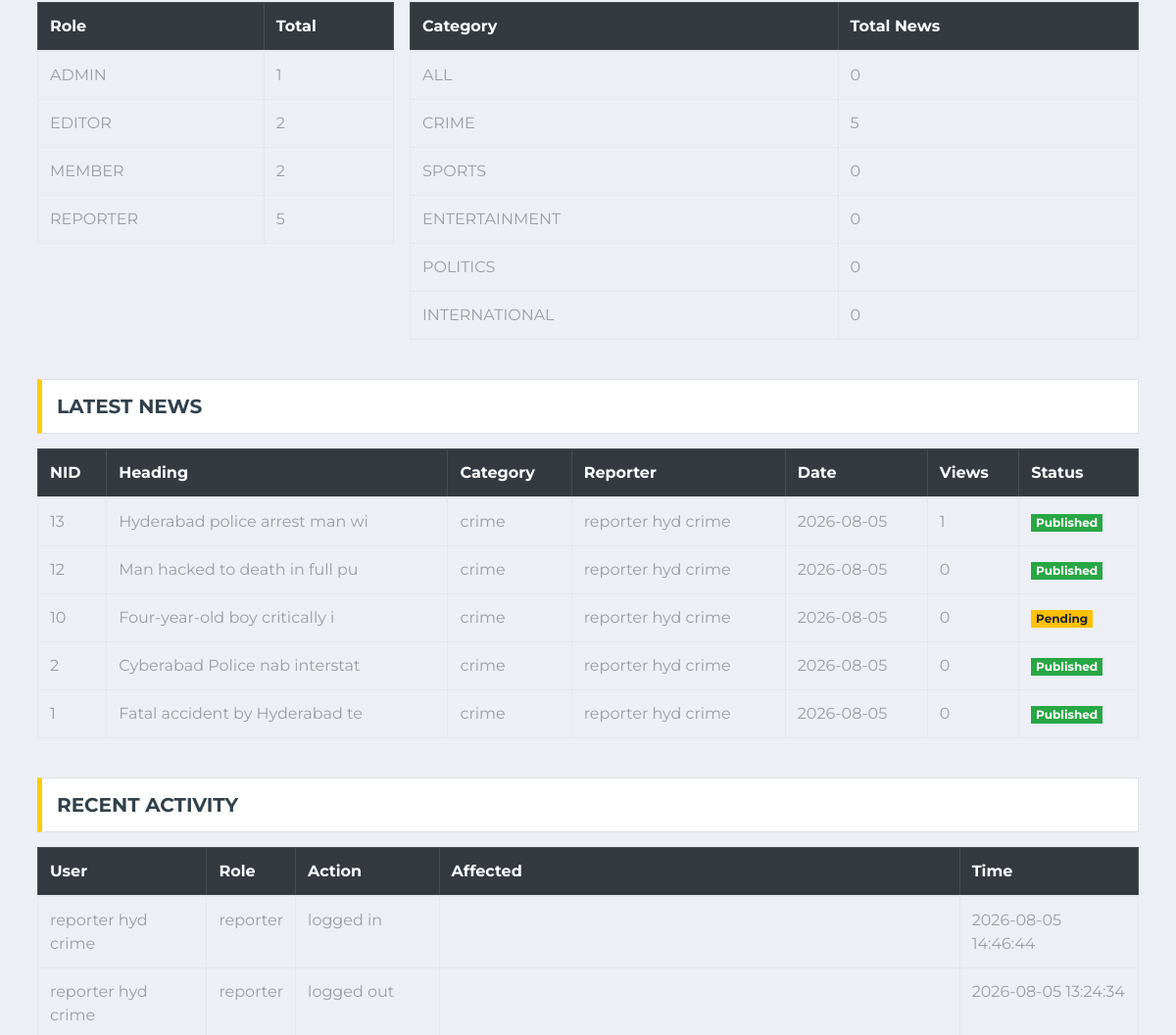
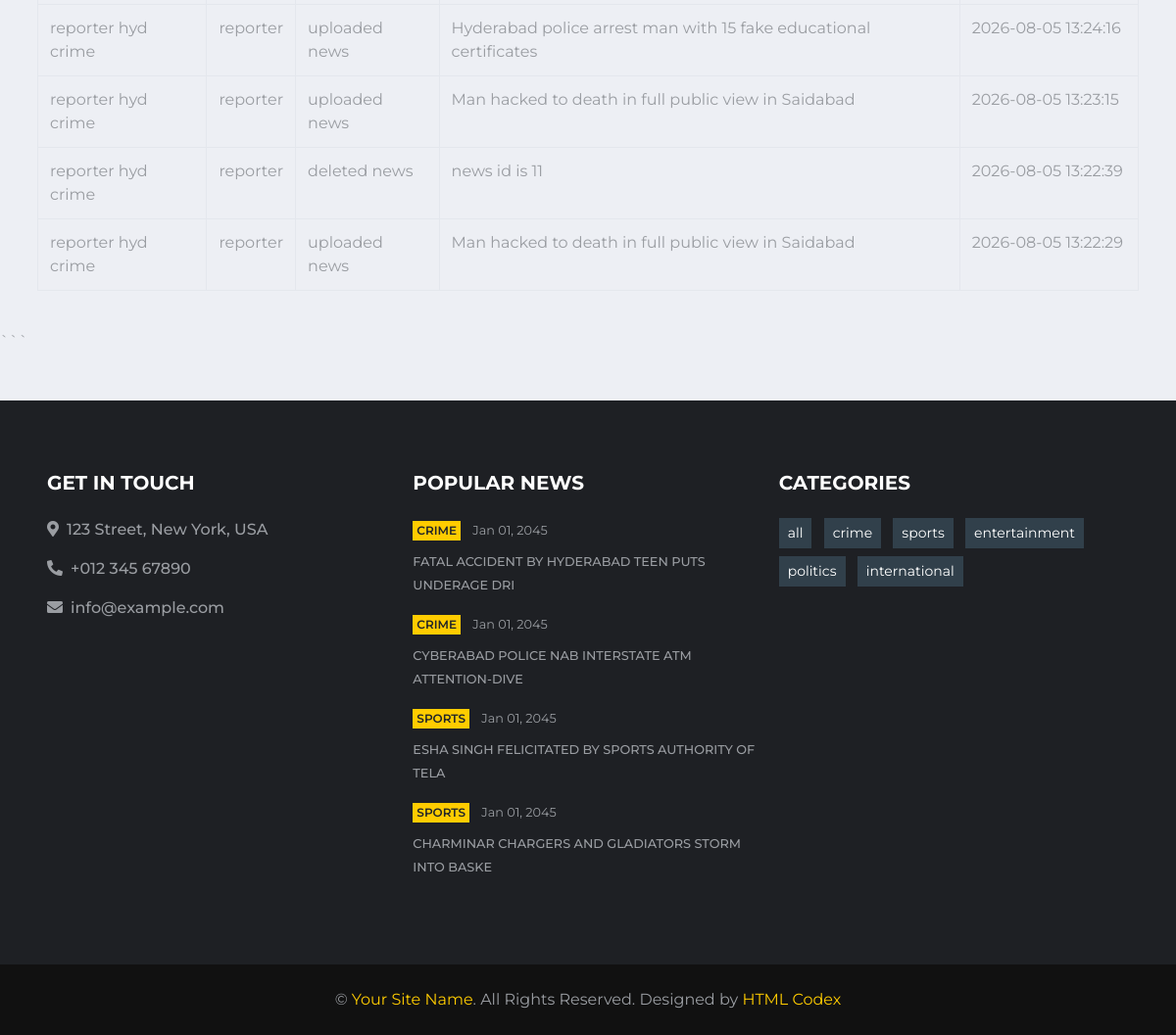
/db.php?dash (signed in, lower part), run on an earlier commit of the app's database (2 pictures, top to bottom).
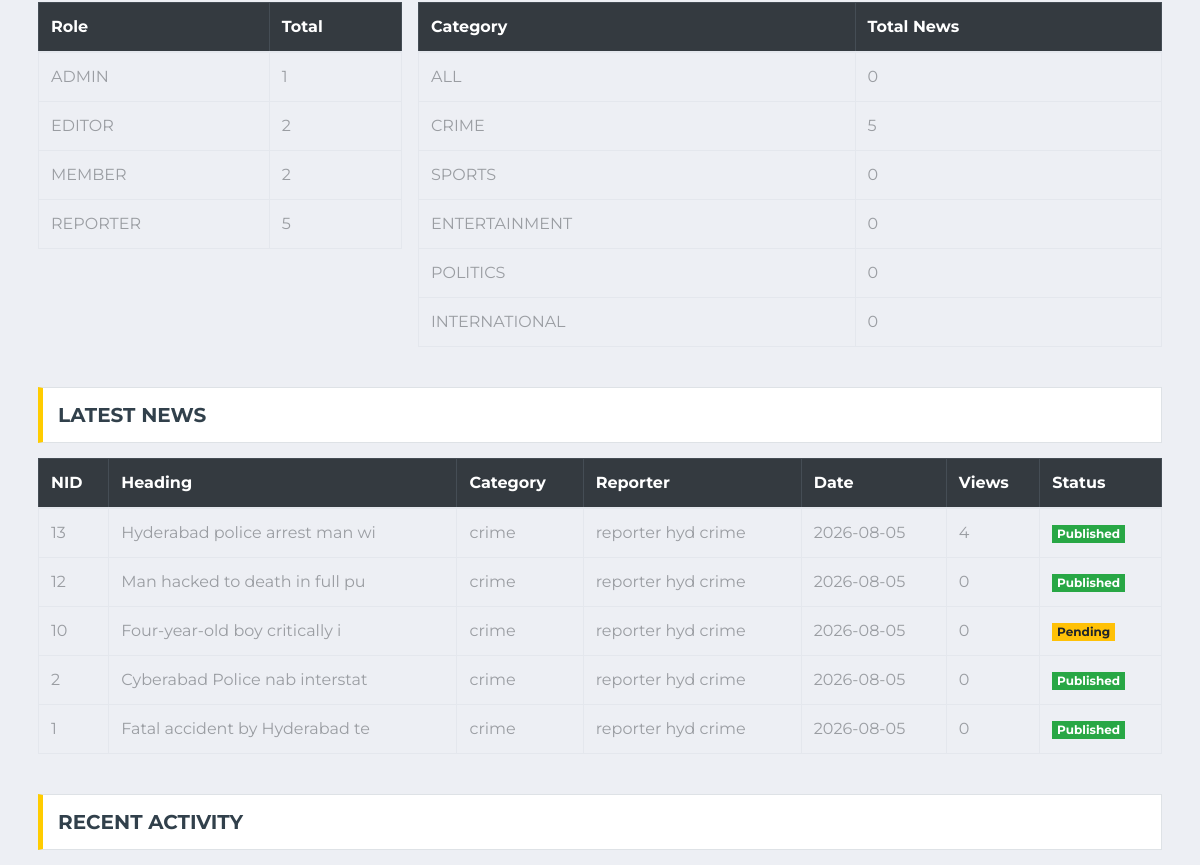
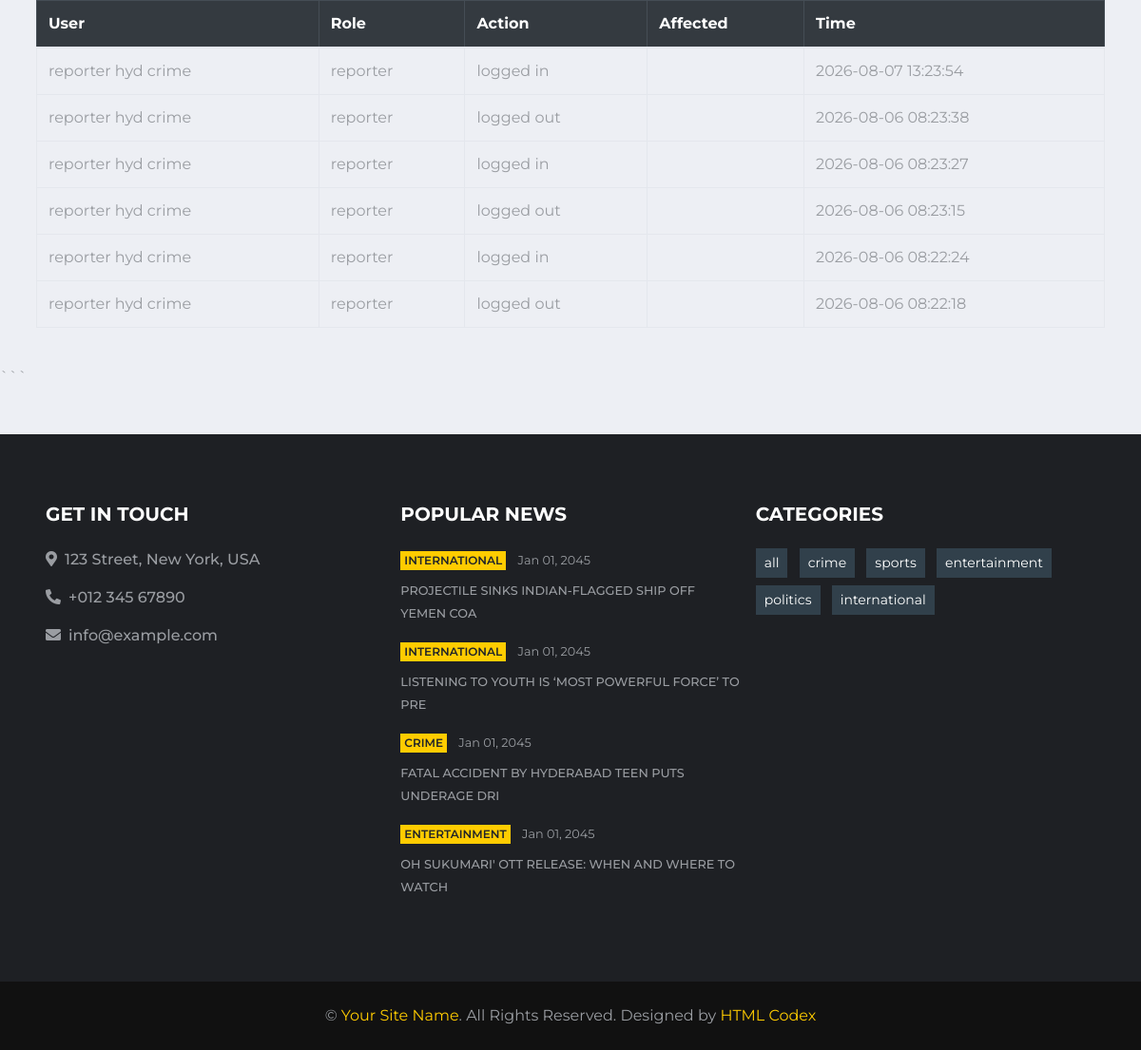
And on a later commit of the database (2 pictures, top to bottom).
### tables this page shows
CREATE TABLE `news_table` (
  `nid` int(5) NOT NULL,
  `heading` varchar(50) NOT NULL,
  `n_category_id` int(5) NOT NULL,
  `n_location_id` int(5) NOT NULL,
  `description` varchar(5000) NOT NULL,
  `reporter_id` int(5) NOT NULL,
  `news_image` varchar(50) NOT NULL,
  `posted_date` date NOT NULL DEFAULT current_timestamp(),
  `views` int(5) NOT NULL,
  `is_delete` int(5) NOT NULL DEFAULT 0,
  `is_publish` int(5) NOT NULL DEFAULT 0,
  `is_breaking` int(5) NOT NULL DEFAULT 0
);

CREATE TABLE `category` (
  `cat_id` int(5) NOT NULL,
  `category` text NOT NULL
);

CREATE TABLE `user_details` (
  `uid` int(5) NOT NULL,
  `name` text NOT NULL,
  `mobile` varchar(10) NOT NULL,
  `email` varchar(50) NOT NULL,
  `password` varchar(10) NOT NULL,
  `role` text NOT NULL,
  `photo` varchar(50) NOT NULL,
  `cat_id` int(5) NOT NULL,
  `loc_id` int(5) NOT NULL,
  `is_verified` int(5) NOT NULL DEFAULT 0,
  `is_deleted` int(5) NOT NULL DEFAULT 0
);

CREATE TABLE `activity_log` (
  `log_id` int(5) NOT NULL,
  `uid` int(5) NOT NULL,
  `role` text NOT NULL,
  `action` varchar(100) NOT NULL,
  `affected` varchar(100) NOT NULL,
  `is_open` int(5) NOT NULL DEFAULT 0,
  `time` datetime NOT NULL DEFAULT current_timestamp()
);

### dashboard.php (the view, shortened to what the changed rows need)
<?php
$role=$_SESSION['role'];
 if($role=='admin')
    {
        include "admin_header.php";
    }
    elseif($role=='editor')
        {
           include "editor_header.php";
        }
        elseif($role=='reporter')
        {
            include "reporter_header.php";
        }
        elseif($role=='member')
        {
            include "member_header.php";
        }
$uid=$_SESSION['uid'];
$sql7 = "select role,count(*) as total from user_details where is_deleted=0 group by role";
$result7 = mysqli_query($conn, $sql7);
if($role=='admin')
{
    $sql8 = "select news_table.*,category.category,user_details.name
    from news_table
    INNER JOIN category ON news_table.n_category_id=category.cat_id
    INNER JOIN user_details ON news_table.reporter_id=user_details.uid
    where news_table.is_delete=0
    order by news_table.nid desc
    limit 5";
    $result8 = mysqli_query($conn, $sql8);
}
elseif($role=='reporter')
{
    $sql8 = "select news_table.*,category.category,user_details.name
    from news_table
    INNER JOIN category ON news_table.n_category_id=category.cat_id
    INNER JOIN user_details ON news_table.reporter_id=user_details.uid
    where news_table.is_delete=0 and news_table.reporter_id='$uid'
    order by news_table.nid desc
    limit 5";
    $result8 = mysqli_query($conn, $sql8);
}
if($role=='admin')
{
    $sql9 = "select activity_log.*,user_details.name
    from activity_log
    LEFT JOIN user_details ON activity_log.uid=user_details.uid
    order by activity_log.log_id desc
    limit 6";
    $result9 = mysqli_query($conn, $sql9);
}
elseif($role=='member' || $role=='reporter' || $role=='editor')
{
    $sql9 = "select activity_log.*,user_details.name
    from activity_log
    LEFT JOIN user_details ON activity_log.uid=user_details.uid where activity_log.uid='$uid'
    order by activity_log.log_id desc
    limit 6";
    $result9 = mysqli_query($conn, $sql9);
}
if($role=='admin')
{
    $sql10 = "select category.category,count(news_table.nid) as total
    from category
    LEFT JOIN news_table ON news_table.n_category_id=category.cat_id
    and news_table.is_delete=0
    group by category.cat_id";
    $result10 = mysqli_query($conn, $sql10);
}
elseif($role=='reporter')
{
    $sql10 = "select category.category,count(news_table.nid) as total
    from category
    LEFT JOIN news_table ON news_table.n_category_id=category.cat_id
    and news_table.is_delete=0 and news_table.reporter_id='$uid'
    group by category.cat_id";
    $result10 = mysqli_query($conn, $sql10);
}
?>
<div class="container-fluid">
    <div class="container">
        <?php if($role!='member') { ?>
        <div class="row">
            <div class="col-lg-4 mb-4">
                <div class="table-responsive">
                    <table class="table table-bordered table-hover">
                        <thead class="table-dark">
                            <tr>
                                <th>Role</th>
                                <th>Total</th>
                            </tr>
                        </thead>
                        <tbody>
                            <?php foreach($result7 as $row) { ?>
                            <tr>
                                <td class="text-uppercase">
                                    <?php echo $row['role']; ?>
                                </td>
                                <td>
                                    <?php echo $row['total']; ?>
                                </td>
                            </tr>
                            <?php } ?>
                        </tbody>
                    </table>
                </div>
            </div>
            <div class="col-lg-8 mb-4">
                <div class="table-responsive">
                    <table class="table table-bordered table-hover">
                        <thead class="table-dark">
                            <tr>
                                <th>Category</th>
                                <th>Total News</th>
                            </tr>
                        </thead>
                        <tbody>
                            <?php foreach($result10 as $row) { ?>
                            <tr>
                                <td class="text-uppercase">
                                    <?php echo $row['category']; ?>
                                </td>
                                <td>
                                    <?php echo $row['total']; ?>
                                </td>
                            </tr>
                            <?php } ?>
                        </tbody>
                    </table>
                </div>
            </div>
        </div>
 <?php } ?>
        <div class="row">
            <div class="col-12 mb-4">
                <div class="table-responsive">
                    <table class="table table-bordered table-hover">
                        <thead class="table-dark">
                            <tr>
                                <th>NID</th>
                                <th>Heading</th>
                                <th>Category</th>
                                <th>Reporter</th>
                                <th>Date</th>
                                <th>Views</th>
                                <th>Status</th>
                            </tr>
                        </thead>
                        <tbody>
                            <?php foreach($result8 as $row) { ?>
                            <tr>
                                <td>
                                    <?php echo $row['nid']; ?>
                                </td>
                                <td>
                                    <?php echo substr($row['heading'],0,30); ?>
                                </td>
                                <td>
                                    <?php echo $row['category']; ?>
                                </td>
                                <td>
                                    <?php echo $row['name']; ?>
                                </td>
                                <td>
                                    <?php echo $row['posted_date']; ?>
                                </td>
                                <td>
                                    <?php echo $row['views']; ?>
                                </td>
                                <td>
                                    <?php
                                    if($row['is_publish']==1)
                                    {
                                    ?>
                                        <span class="badge badge-success">
                                            Published
                                        </span>
                                    <?php
                                    }
                                    else
                                    {
                                    ?>
                                        <span class="badge badge-warning">
                                            Pending
                                        </span>
                                    <?php
                                    }
                                    ?>
                                </td>
                            </tr>
                            <?php } ?>
                        </tbody>
                    </table>
                </div>
            </div>
        </div>
        <div class="row">
            <div class="col-12 mb-4">
                <div class="table-responsive">
                    <table class="table table-bordered table-hover">
                        <thead class="table-dark">
                            <tr>
                                <th>User</th>
                                <th>Role</th>
                                <th>Action</th>
                                <th>Affected</th>
                                <th>Time</th>
                            </tr>
                        </thead>
                        <tbody>
                            <?php foreach($result9 as $row) { ?>
                            <tr>
                                <td>
                                    <?php
                                    if(!empty($row['name']))
                                    {
                                        echo $row['name'];
                                    }
                                    else
                                    {
                                        echo "Unknown";
                                    }
                                    ?>
                                </td>
                                <td>
                                    <?php echo $row['role']; ?>
                                </td>
                                <td>
                                    <?php echo $row['action']; ?>
                                </td>
                                <td>
                                    <?php echo $row['affected']; ?>
                                </td>
                                <td>
                                    <?php echo $row['time']; ?>
                                </td>
                            </tr>
                            <?php } ?>
                        </tbody>
                    </table>
                </div>
            </div>
        </div>
    </div>
</div>
<?php include "footer.php" ?>

### footer.php (shortened to what the changed rows need)
    <div class="container-fluid bg-dark pt-5 px-sm-3 px-md-5 mt-5">
        <div class="row py-4">
            <div class="col-lg-4 col-md-6 mb-5">
            <?php
            $conn= mysqli_connect("localhost","root","","news");
            $sql = "SELECT news_table.*, category.*, COUNT(likes.like_id) AS total_likes
                    FROM news_table
                    LEFT JOIN likes
                        ON news_table.nid = likes.news_id
                    INNER JOIN category
                        ON news_table.n_category_id = category.cat_id
                    GROUP BY news_table.nid
                    ORDER BY total_likes DESC
                    LIMIT 4";
                $result = mysqli_query($conn, $sql);
            ?>
                <?php foreach($result as $row){?>
                <div class="mb-3">
                    <div class="mb-2">
                        <a class="badge badge-primary text-uppercase font-weight-semi-bold p-1 mr-2" href=""><?php echo $row['category'] ?></a>
                        <a class="text-body" href=""><small>Jan 01, 2045</small></a>
                    </div>
                    <a class="small text-body text-uppercase font-weight-medium" href="db.php?singlenews2=<?php echo $row['nid'] ?>"><?php echo $row['heading'] ?></a>
                </div>
                <?php } ?>
            </div>
            <div class="col-lg-4 col-md-6 mb-5">
                <?php
                    $sqlc = "select * from category";
                    $resultc = mysqli_query($conn, $sqlc);
                ?>
                <div class="m-n1">
                    <?php foreach($resultc as $rowc)  { ?>
                    <a href="index.php?catcat=<?php echo $rowc['category'] ?>" class="btn btn-sm btn-secondary m-1"><?php echo $rowc['category'] ?></a>
                    <?php }?>
                </div>
            </div>
        </div>
    </div>
</body>
</html>

What changed in the data, as far as the page shows it:
no longer on one of the page's lists (row unchanged): news_table: n_category.category "CRIME", heading "CYBERABAD POLICE NAB INTERSTATE ATM ATTENTION-DIVE"
no longer on this page (row edited): activity_log: uid.name "reporter hyd crime", role "reporter", action "logged in", time "2026-08-05 14:46:44"
no longer on this page (row edited): activity_log: uid.name "reporter hyd crime", role "reporter", action "logged out", time "2026-08-05 13:24:34"
no longer on this page (row edited): activity_log: uid.name "reporter hyd crime", role "reporter", action "uploaded news", affected "Hyderabad police arrest man with 15 fake educational certificates", time "2026-08-05 13:24:16"
no longer on this page (row edited): activity_log: uid.name "reporter hyd crime", role "reporter", action "uploaded news", affected "Man hacked to death in full public view in Saidabad", time "2026-08-05 13:23:15"
no longer on this page (row edited): activity_log: uid.name "reporter hyd crime", role "reporter", action "deleted news", affected "news id is 11", time "2026-08-05 13:22:39"
no longer on this page (row edited): activity_log: uid.name "reporter hyd crime", role "reporter", action "uploaded news", affected "Man hacked to death in full public view in Saidabad", time "2026-08-05 13:22:29"
no longer on this page (row unchanged): news_table: n_category.category "SPORTS", heading "ESHA SINGH FELICITATED BY SPORTS AUTHORITY OF TELA", shown under "POPULAR NEWS"
no longer on this page (row unchanged): news_table: n_category.category "SPORTS", heading "CHARMINAR CHARGERS AND GLADIATORS STORM INTO BASKE", shown under "POPULAR NEWS"
changed news_table "Hyderabad police arrest man wi": views "1" → "4"
added activity_log: uid.name "reporter hyd crime", role "reporter", action "logged in", time "2026-08-07 13:23:54"
added activity_log: uid.name "reporter hyd crime", role "reporter", action "logged out", time "2026-08-06 08:23:38"
added activity_log: uid.name "reporter hyd crime", role "reporter", action "logged in", time "2026-08-06 08:23:27"
added activity_log: uid.name "reporter hyd crime", role "reporter", action "logged out", time "2026-08-06 08:23:15"
added activity_log: uid.name "reporter hyd crime", role "reporter", action "logged in", time "2026-08-06 08:22:24"
added activity_log: uid.name "reporter hyd crime", role "reporter", action "logged out", time "2026-08-06 08:22:18"
now on this page (row edited): news_table: n_category.category "INTERNATIONAL", heading "PROJECTILE SINKS INDIAN-FLAGGED SHIP OFF YEMEN COA", shown under "POPULAR NEWS"
now on this page (row edited): news_table: n_category.category "INTERNATIONAL", heading "LISTENING TO YOUTH IS ‘MOST POWERFUL FORCE’ TO PRE", shown under "POPULAR NEWS"
now on this page (row unchanged): news_table: n_category.category "ENTERTAINMENT", heading "OH SUKUMARI' OTT RELEASE: WHEN AND WHERE TO WATCH", shown under "POPULAR NEWS"
